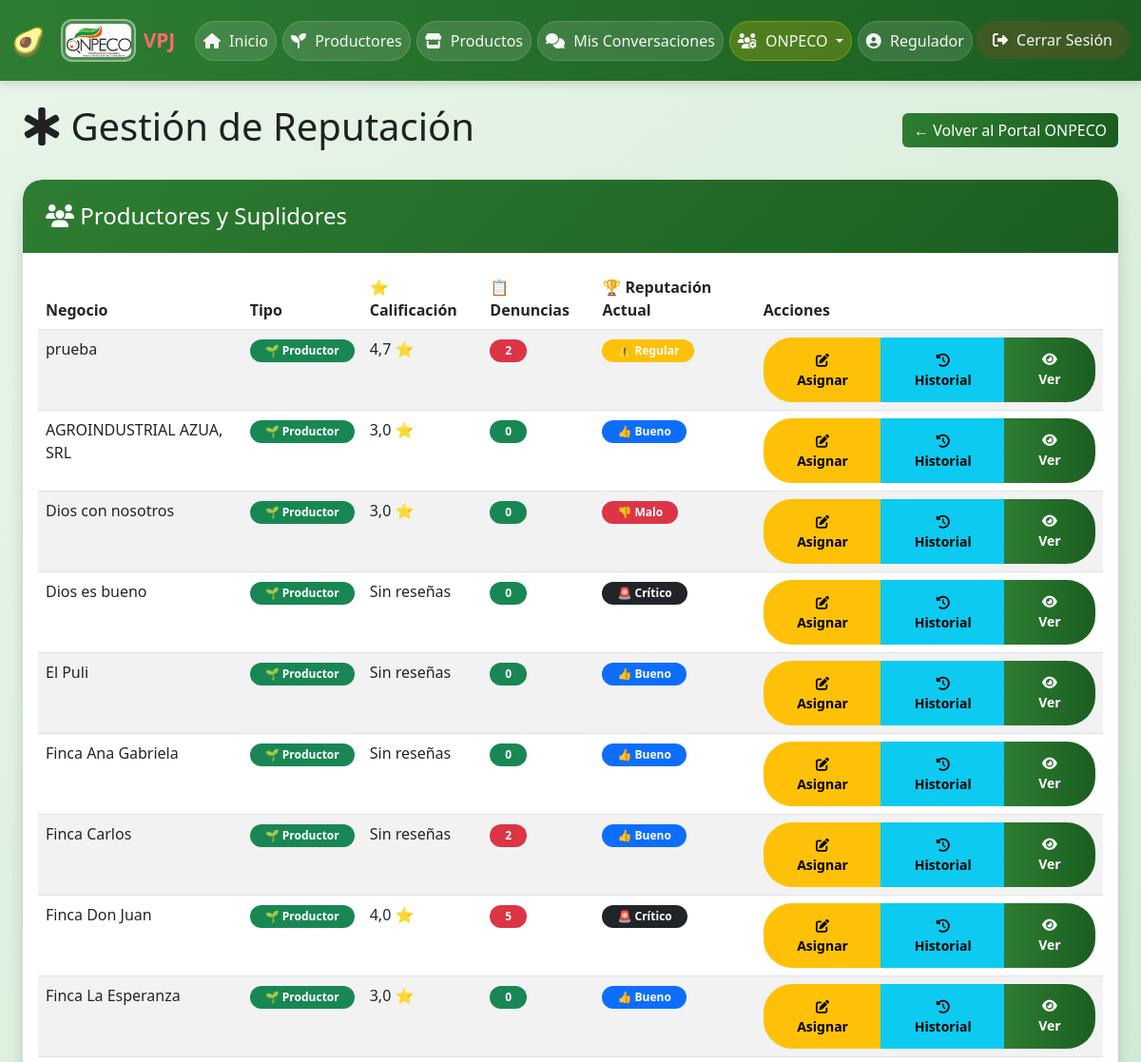
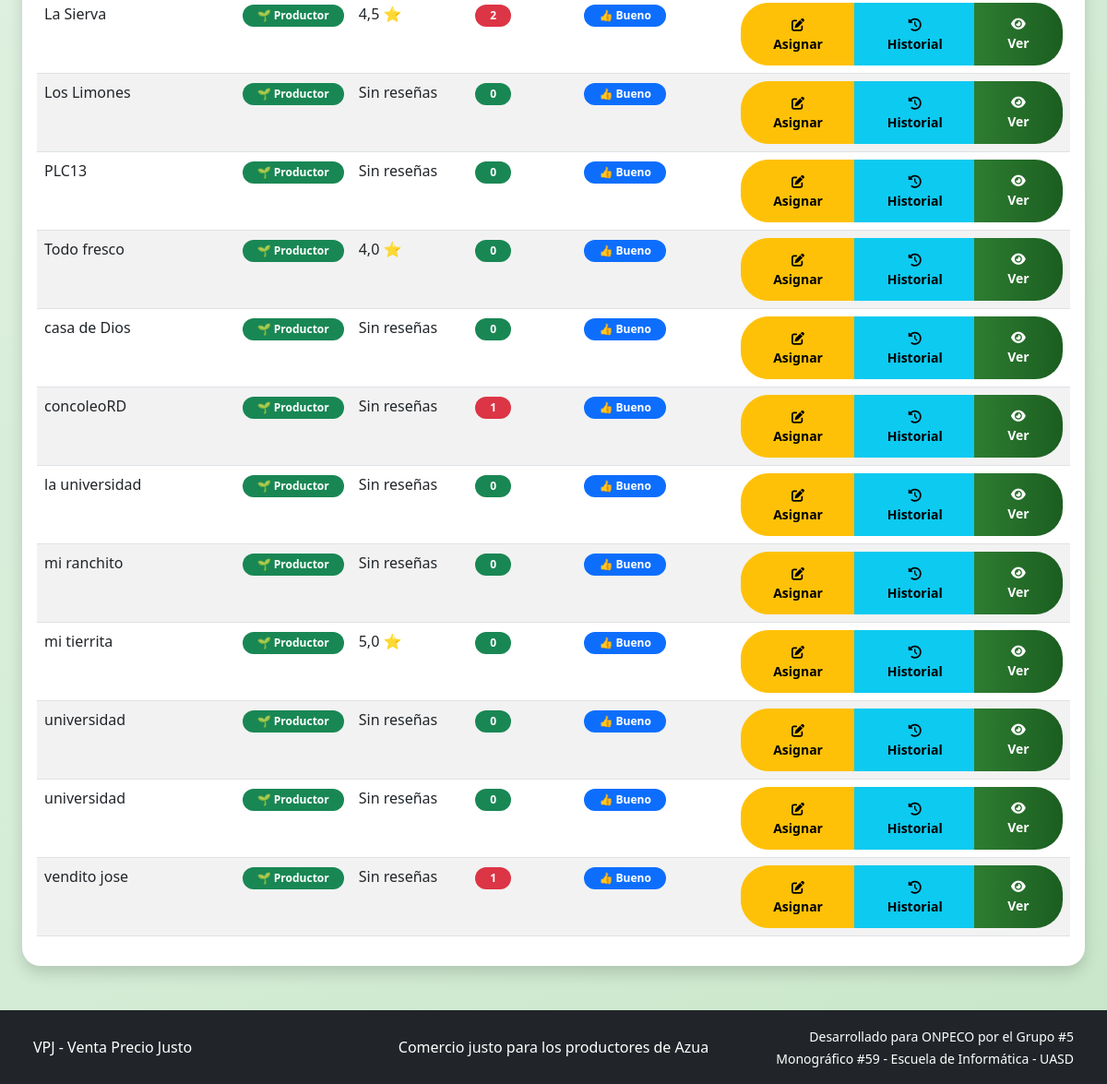
/denuncias/gestion-reputacion/ (signed in), run on the app's committed database (2 pictures, top to bottom).
### apps/users/models.py (models this page shows, shortened)
class User(AbstractUser):
    ROLES = (
        ('productor', 'Productor'),
        ('consumidor', 'Consumidor'),
        ('suplidor', 'Suplidor'),
        ('regulador', 'Regulador'),
        ('acopio', 'Centro de Acopio'),
    )
    NIVELES_REPUTACION = (
        ('excelente', '🌟 Excelente - Productor ejemplar'),
        ('bueno', '👍 Bueno - Cumple con lo pactado'),
        ('regular', '⚠️ Regular - Presenta quejas ocasionales'),
        ('malo', '👎 Malo - Múltiples quejas justificadas'),
        ('critico', '🚨 Crítico - Riesgo para consumidores'),
    )
    role = models.CharField(
        max_length=20,
        choices=ROLES,
        default='consumidor',
        help_text="Rol del usuario en el sistema VPJ"
    )
    phone = models.CharField(
        max_length=15,
        blank=True,
        null=True,
        help_text="Número de teléfono del usuario"
    )
    address = models.TextField(
        blank=True,
        null=True,
        help_text="Dirección física del usuario o negocio"
    )
    business_name = models.CharField(
        max_length=100,
        blank=True,
        null=True,
        help_text="Nombre del negocio o finca (para productores/suplidores)"
    )
    is_approved = models.BooleanField(
        default=False,
        help_text="Indica si el productor/suplidor ha sido aprobado por ONPECO"
    )
    is_profile_public = models.BooleanField(
        default=True,
        help_text="Si es True, el perfil público es visible para todos. Si es False, solo el productor y ONPECO pueden verlo."
    )
    reputacion_actual = models.CharField(
        max_length=20,
        choices=NIVELES_REPUTACION,
        default='bueno',
        blank=True,
        null=True,
        help_text="Nivel de reputación asignado por ONPECO"
    )
    must_change_password = models.BooleanField(
        default=False,
        help_text="Indica si el usuario debe cambiar su contraseña al iniciar sesión (contraseña temporal)"
    )

### apps/complaints/views.py (the view)
# urls.py: path('gestion-reputacion/', views.gestion_reputacion, name='gestion_reputacion'),
@onpeco_required
def gestion_reputacion(request):
    from apps.reviews.models import Review
    from django.db.models import Avg
    usuarios_reputacion = User.objects.filter(
        Q(role='productor') | Q(role='suplidor'),
        is_approved=True
    ).order_by('business_name')
    for usuario_actual in usuarios_reputacion:
        usuario_actual.total_reseñas = Review.objects.filter(productor=usuario_actual).count()
        promedio_calificacion = Review.objects.filter(productor=usuario_actual).aggregate(avg=Avg('rating'))['avg']
        usuario_actual.promedio_calificacion = round(promedio_calificacion, 1) if promedio_calificacion else 0
        usuario_actual.total_denuncias = Complaint.objects.filter(complained_against=usuario_actual).count()
        try:
            from .models import Reputacion
            ultima_reputacion = Reputacion.objects.filter(productor=usuario_actual).first()
            usuario_actual.ultima_reputacion = ultima_reputacion
        except:
            usuario_actual.ultima_reputacion = None
    context = {
        'usuarios': usuarios_reputacion,
    }
    return render(request, 'complaints/gestion_reputacion.html', context)

### apps/chat/context_processors.py (called while the page is built)
def chat_notifications(request):
    if request.user.is_authenticated:
        unread_count = ChatMessage.get_unread_count_for_user(request.user)
        return {
            'chat_unread_count': unread_count,
        }
    return {
        'chat_unread_count': 0,
    }

### apps/chat/models.py (called while the page is built)
    @classmethod
    def get_unread_count_for_user(cls, user):
        return cls.objects.filter(
            room__productor=user,
            is_read=False
        ).exclude(sender=user).count() + cls.objects.filter(
            room__consumidor=user,
            is_read=False
        ).exclude(sender=user).count()

### apps/complaints/views.py (called while the page is built)
def onpeco_required(view_func):
    @wraps(view_func)
    def wrapper(request, *args, **kwargs):
        if request.user.is_authenticated:
            if request.user.username == 'centro_acopio' or getattr(request.user, 'role', '') == 'acopio':
                return HttpResponseForbidden("El Centro de Acopio no tiene acceso a esta sección.")
            if request.user.is_staff or getattr(request.user, 'role', '') == 'regulador':
                return view_func(request, *args, **kwargs)
        return HttpResponseForbidden("No tienes permiso para acceder")
    return wrapper

### templates/complaints/gestion_reputacion.html (shortened to what this page needs)
{% extends 'base/base.html' %}
{% load static %}
{% block content %}
<div class="container mt-4">
    <div class="d-flex justify-content-between align-items-center mb-4">
        <h1><i class="fas fa-star-of-life"></i> Gestión de Reputación</h1>
        <a href="{% url 'complaints:portal_onpeco' %}" class="btn btn-success">
            ← Volver al Portal ONPECO
        </a>
    </div>
    <div class="card shadow">
        <div class="card-header bg-success text-white">
            <h4 class="mb-0"><i class="fas fa-users"></i> Productores y Suplidores</h4>
        </div>
        <div class="card-body">
            <div class="table-responsive">
                <table class="table table-striped">
                    <thead>
                        <tr>
                            <th>Negocio</th>
                            <th>Tipo</th>
                            <th>⭐ Calificación</th>
                            <th>📋 Denuncias</th>
                            <th>🏆 Reputación Actual</th>
                            <th>Acciones</th>
                        </tr>
                    </thead>
                    <tbody>
                        {% for usuario in usuarios %}
                        <tr>
                            <td>{{ usuario.business_name|default:usuario.username }}</td>
                            <td>
                                {% if usuario.role == 'productor' %}
                                    <span class="badge bg-success">🌱 Productor</span>
                                {% else %}
                                    <span class="badge bg-info">🚚 Suplidor</span>
                                {% endif %}
                            </td>
                            <td>
                                {% if usuario.promedio_calificacion > 0 %}
                                    {{ usuario.promedio_calificacion }} ⭐
                                {% else %}
                                    Sin reseñas
                                {% endif %}
                            </td>
                            <td>
                                {% if usuario.total_denuncias > 0 %}
                                    <span class="badge bg-danger">{{ usuario.total_denuncias }}</span>
                                {% else %}
                                    <span class="badge bg-success">0</span>
                                {% endif %}
                            </td>
                            <td>
                                {% if usuario.reputacion_actual == 'excelente' %}
                                    <span class="badge bg-success">🌟 Excelente</span>
                                {% elif usuario.reputacion_actual == 'bueno' %}
                                    <span class="badge bg-primary">👍 Bueno</span>
                                {% elif usuario.reputacion_actual == 'regular' %}
                                    <span class="badge bg-warning">⚠️ Regular</span>
                                {% elif usuario.reputacion_actual == 'malo' %}
                                    <span class="badge bg-danger">👎 Malo</span>
                                {% elif usuario.reputacion_actual == 'critico' %}
                                    <span class="badge bg-dark">🚨 Crítico</span>
                                {% else %}
                                    <span class="badge bg-secondary">Sin asignar</span>
                                {% endif %}
                            </td>
                            <td>
                                <div class="btn-group" role="group">
                                    <a href="{% url 'complaints:asignar_reputacion' usuario.id %}" class="btn btn-sm btn-warning">
                                        <i class="fas fa-edit"></i> Asignar
                                    </a>
                                    <a href="{% url 'complaints:historial_reputacion' usuario.id %}" class="btn btn-sm btn-info">
                                        <i class="fas fa-history"></i> Historial
                                    </a>
                                    <a href="{% url 'users:perfil_publico_productor' usuario.id %}" class="btn btn-sm btn-success">
                                        <i class="fas fa-eye"></i> Ver
                                    </a>
                                </div>
                            </td>
                        </tr>
                        {% empty %}
                        <tr>
                            <td colspan="6" class="text-center">No hay productores o suplidores registrados</td>
                        </tr>
                        {% endfor %}
                    </tbody>
                </table>
            </div>
        </div>
    </div>
</div>
{% endblock %}

### static/css/style.css (style rules this page uses)
:root { --color-primary: #2e7d32; --color-primary-dark: #1b5e20; --color-primary-light: #4caf50; --color-secondary: #ff9800; --color-success: #4caf50; --color-danger: #f44336; --color-warning: #ffc107; --color-info: #2196f3; --color-white: #ffffff; --color-gray-100: #f5f5f5; --color-gray-200: #eeeeee; --color-gray-300: #e0e0e0; --color-gray-400: #bdbdbd; --color-gray-500: #9e9e9e; --color-gray-600: #757575; --color-gray-700: #616161; --color-gray-800: #424242; --color-gray-900: #212121; --shadow-sm: 0 2px 4px rgba(0,0,0,0.1); --shadow-md: 0 4px 8px rgba(0,0,0,0.12); --shadow-lg: 0 8px 16px rgba(0,0,0,0.15); --border-radius: 12px; --border-radius-sm: 8px; }
* { margin: 0; padding: 0; box-sizing: border-box; }
body { font-family: 'Segoe UI', Tahoma, Geneva, Verdana, sans-serif; background: linear-gradient(135deg, #e8f5e9 0%, #c8e6c9 100%); min-height: 100vh; color: var(--color-gray-900); }
.container { max-width: 1200px; margin: 0 auto; }
.card { border: none; border-radius: var(--border-radius); box-shadow: var(--shadow-lg); overflow: hidden; background: var(--color-white); }
.card-header { background: linear-gradient(90deg, var(--color-primary) 0%, var(--color-primary-dark) 100%); color: var(--color-white); padding: 1.5rem; border: none; }
.btn-success { background: linear-gradient(90deg, var(--color-primary) 0%, var(--color-primary-dark) 100%); border: none; transition: all 0.3s ease; }

### templates/base/base.html (style rules this page uses)
.card .btn { border-radius: 30px; padding: 12px 28px; font-weight: 600; transition: all 0.3s ease; }
.card { border-radius: 20px; border: none; box-shadow: 0 4px 20px rgba(0, 0, 0, 0.06); transition: all 0.3s ease; }
.card-header { border-radius: 20px 20px 0 0 !important; background: linear-gradient(135deg, #2e7d32, #1b5e20) !important; }
.badge { border-radius: 30px; padding: 6px 16px; }

### data on the page
User: business_name "prueba", role "🌱 Productor", promedio_calificacion "4,7", total_denuncias "2", reputacion_actual "⚠️ Regular"
User: business_name "AGROINDUSTRIAL AZUA, SRL", role "🌱 Productor", promedio_calificacion "3,0", reputacion_actual "👍 Bueno"
User: business_name "Dios con nosotros", role "🌱 Productor", promedio_calificacion "3,0", reputacion_actual "👎 Malo"
User: business_name "Dios es bueno", role "🌱 Productor", shows "Sin reseñas", shows "0", reputacion_actual "🚨 Crítico"
User: business_name "El Puli", role "🌱 Productor", shows "Sin reseñas", shows "0", reputacion_actual "👍 Bueno"
User: business_name "Finca Ana Gabriela", role "🌱 Productor", shows "Sin reseñas", shows "0", reputacion_actual "👍 Bueno"
User: business_name "Finca Carlos", role "🌱 Productor", shows "Sin reseñas", total_denuncias "2", reputacion_actual "👍 Bueno"
User: business_name "Finca Don Juan", role "🌱 Productor", promedio_calificacion "4,0", total_denuncias "5", reputacion_actual "🚨 Crítico"
User: business_name "Finca La Esperanza", role "🌱 Productor", promedio_calificacion "3,0", reputacion_actual "👍 Bueno"
User: business_name "La Sierva", role "🌱 Productor", promedio_calificacion "4,5", total_denuncias "2", reputacion_actual "👍 Bueno"
User: business_name "Los Limones", role "🌱 Productor", shows "Sin reseñas", shows "0", reputacion_actual "👍 Bueno"
User: business_name "PLC13", role "🌱 Productor", shows "Sin reseñas", shows "0", reputacion_actual "👍 Bueno"
User: business_name "Todo fresco", role "🌱 Productor", promedio_calificacion "4,0", reputacion_actual "👍 Bueno"
User: business_name "casa de Dios", role "🌱 Productor", shows "Sin reseñas", shows "0", reputacion_actual "👍 Bueno"
User: business_name "concoleoRD", role "🌱 Productor", shows "Sin reseñas", total_denuncias "1", reputacion_actual "👍 Bueno"
User: business_name "la universidad", role "🌱 Productor", shows "Sin reseñas", shows "0", reputacion_actual "👍 Bueno"
User: business_name "mi ranchito", role "🌱 Productor", shows "Sin reseñas", shows "0", reputacion_actual "👍 Bueno"
User: business_name "mi tierrita", role "🌱 Productor", promedio_calificacion "5,0", reputacion_actual "👍 Bueno"
User: business_name "universidad", role "🌱 Productor", shows "Sin reseñas", shows "0", reputacion_actual "👍 Bueno"
User: business_name "universidad", role "🌱 Productor", shows "Sin reseñas", shows "0", reputacion_actual "👍 Bueno"
User: business_name "vendito jose", role "🌱 Productor", shows "Sin reseñas", total_denuncias "1", reputacion_actual "👍 Bueno"
